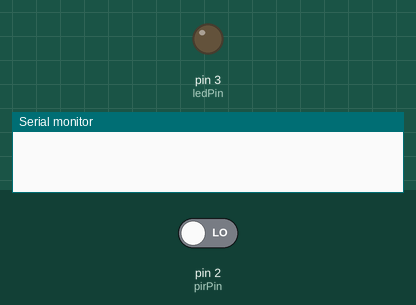
Recording of a sketch running on a simulated Arduino Uno, built with avr-gcc and run on an emulated ATmega328P. On the bench: output pins drawn as LEDs (lit = HIGH), the last lines printed to the serial monitor. The test bench sets the inputs (shaded band); at power-on: pin 2 (pirPin) LOW.

Above: at 1.2 s.
1.3 s: pin 2 (pirPin) driven HIGH
At 2.6 s:
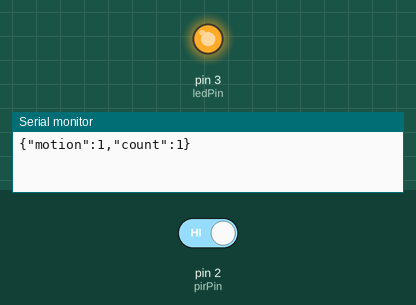
3.0 s: pin 2 (pirPin) driven LOW
At 3.9 s:
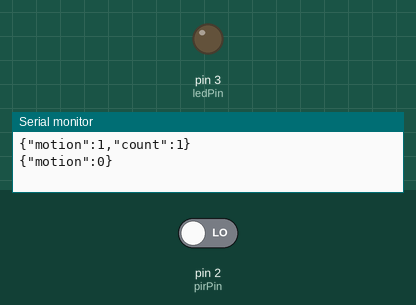
Timing chart, 0 to 6.0 s (numbered marks = the images above; inputs shaded):
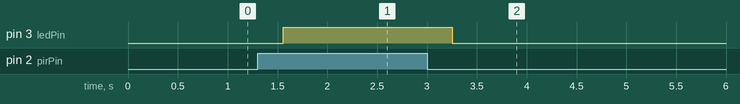

Measured:
- after the input at 1.3 s, pin 3 (ledPin): LOW → HIGH after 0.26 s
- after the input at 3.0 s, pin 3 (ledPin): HIGH → LOW after 0.26 s

The sketch:

motion.ino
```cpp
#include <Arduino.h>
int pirPin = 2;     // PIR sensor OUT
int ledPin = 3;     // LED on PWM pin
int pirState = LOW; // previous stable state
int val = 0;        // current PIR read
int motionCount = 0; // count how many times motion occurred

void setup() {
  pinMode(ledPin, OUTPUT);
  pinMode(pirPin, INPUT);
  Serial.begin(9600);
}

void fadeIn() {
  for (int b = 0; b <= 255; b += 5) {
    analogWrite(ledPin, b);
    delay(5);
  }
}

void fadeOut() {
  for (int b = 255; b >= 0; b -= 5) {
    analogWrite(ledPin, b);
    delay(5);
  }
}

void loop() {
  val = digitalRead(pirPin);

  if (val == HIGH && pirState == LOW) {
    // 👉 Motion just started
    motionCount++;  // count +1

    fadeIn();

    // Send structured JSON-like message to PC
    Serial.print("{\"motion\":1,\"count\":");
    Serial.print(motionCount);
    Serial.println("}");

    pirState = HIGH;
  }

  else if (val == LOW && pirState == HIGH) {

    fadeOut();

    Serial.println("{\"motion\":0}"); // motion ended

    pirState = LOW;
  }
}
```
